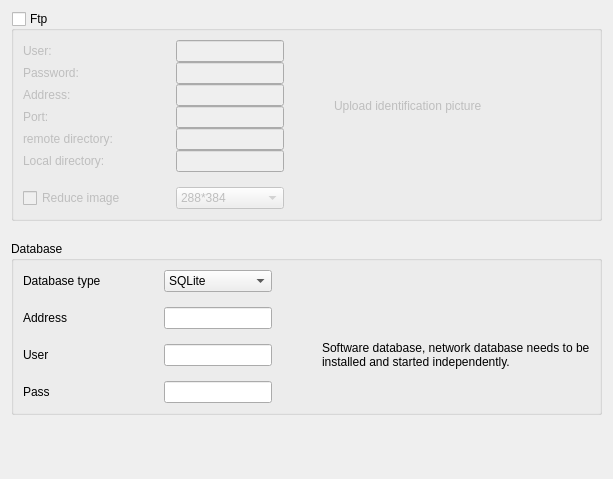
         <widget class="QWidget" name="Upload">
          <attribute name="title">
           <string>Upload</string>
          </attribute>
          <layout class="QGridLayout" name="gridLayout_9">
           <property name="horizontalSpacing">
            <number>50</number>
           </property>
           <property name="verticalSpacing">
            <number>20</number>
           </property>
           <item row="2" column="0">
            <spacer name="verticalSpacer_4">
             <property name="orientation">
              <enum>Qt::Vertical</enum>
             </property>
             <property name="sizeHint" stdset="0">
              <size>
               <width>15</width>
               <height>53</height>
              </size>
             </property>
            </spacer>
           </item>
           <item row="1" column="0">
            <widget class="QGroupBox" name="groupBox_15">
             <property name="title">
              <string>Database</string>
             </property>
             <layout class="QGridLayout" name="gridLayout_8" columnstretch="0,0,1">
              <property name="horizontalSpacing">
               <number>50</number>
              </property>
              <property name="verticalSpacing">
               <number>15</number>
              </property>
              <item row="0" column="0">
               <widget class="QLabel" name="label_20">
                <property name="text">
                 <string>Database type    </string>
                </property>
               </widget>
              </item>
              <item row="0" column="1">
               <widget class="QComboBox" name="database_Type_comboBox">
                <item>
                 <property name="text">
                  <string>SQLite</string>
                 </property>
                </item>
                <item>
                 <property name="text">
                  <string>MySQL</string>
                 </property>
                </item>
               </widget>
              </item>
              <item row="1" column="0">
               <widget class="QLabel" name="label_21">
                <property name="text">
                 <string>Address</string>
                </property>
               </widget>
              </item>
              <item row="1" column="1">
               <widget class="QLineEdit" name="database_Addr_lineEdit"/>
              </item>
              <item row="1" column="2" rowspan="3">
               <widget class="QLabel" name="label_10">
                <property name="text">
                 <string>Software database, network database needs to be installed and started independently.</string>
                </property>
                <property name="wordWrap">
                 <bool>true</bool>
                </property>
               </widget>
              </item>
              <item row="2" column="0">
               <widget class="QLabel" name="label_22">
                <property name="text">
                 <string>User</string>
                </property>
               </widget>
              </item>
              <item row="2" column="1">
               <widget class="QLineEdit" name="database_User_lineEdit"/>
              </item>
              <item row="3" column="0">
               <widget class="QLabel" name="label_23">
                <property name="text">
                 <string>Pass</string>
                </property>
               </widget>
              </item>
              <item row="3" column="1">
               <widget class="QLineEdit" name="database_Pass_lineEdit"/>
              </item>
             </layout>
            </widget>
           </item>
           <item row="0" column="0">
            <widget class="QGroupBox" name="Ftp">
             <property name="title">
              <string>Ftp</string>
             </property>
             <property name="flat">
              <bool>false</bool>
             </property>
             <property name="checkable">
              <bool>true</bool>
             </property>
             <property name="checked">
              <bool>false</bool>
             </property>
             <layout class="QGridLayout" name="gridLayout_5" columnstretch="0,0,1">
              <property name="horizontalSpacing">
               <number>50</number>
              </property>
              <property name="verticalSpacing">
               <number>15</number>
              </property>
              <item row="0" column="1">
               <layout class="QVBoxLayout" name="verticalLayout_2">
                <item>
                 <widget class="QLineEdit" name="FtpUser"/>
                </item>
                <item>
                 <widget class="QLineEdit" name="FtpPassword"/>
                </item>
                <item>
                 <widget class="QLineEdit" name="FtpAddress"/>
                </item>
                <item>
                 <widget class="QLineEdit" name="FtpPort"/>
                </item>
                <item>
                 <widget class="QLineEdit" name="FtpRemote"/>
                </item>
                <item>
                 <widget class="QLineEdit" name="FtpLocal"/>
                </item>
               </layout>
              </item>
              <item row="1" column="0">
               <widget class="QCheckBox" name="ReduceImage">
                <property name="text">
                 <string>Reduce image</string>
                </property>
               </widget>
              </item>
              <item row="0" column="0">
               <layout class="QVBoxLayout" name="verticalLayout">
                <item>
                 <widget class="QLabel" name="label">
                  <property name="text">
                   <string>User:</string>
                  </property>
                 </widget>
                </item>
                <item>
                 <widget class="QLabel" name="label_2">
                  <property name="text">
                   <string>Password:</string>
                  </property>
                 </widget>
                </item>
                <item>
                 <widget class="QLabel" name="label_3">
                  <property name="text">
                   <string>Address:</string>
                  </property>
                 </widget>
                </item>
                <item>
                 <widget class="QLabel" name="label_5">
                  <property name="text">
                   <string>Port:</string>
                  </property>
                 </widget>
                </item>
                <item>
                 <widget class="QLabel" name="label_6">
                  <property name="text">
                   <string>remote directory:</string>
                  </property>
                 </widget>
                </item>
                <item>
                 <widget class="QLabel" name="label_7">
                  <property name="text">
                   <string>Local directory:</string>
                  </property>
                 </widget>
                </item>
               </layout>
              </item>
              <item row="1" column="1">
               <widget class="QComboBox" name="comboBox">
                <property name="enabled">
                 <bool>false</bool>
                </property>
                <item>
                 <property name="text">
                  <string>288*384</string>
                 </property>
                </item>
                <item>
                 <property name="text">
                  <string>576*768</string>
                 </property>
                </item>
                <item>
                 <property name="text">
                  <string>1024*768</string>
                 </property>
                </item>
                <item>
                 <property name="text">
                  <string>1920*1080</string>
                 </property>
                </item>
               </widget>
              </item>
              <item row="0" column="2">
               <widget class="QLabel" name="label_18">
                <property name="text">
                 <string>Upload identification picture</string>
                </property>
                <property name="wordWrap">
                 <bool>true</bool>
                </property>
               </widget>
              </item>
             </layout>
            </widget>
           </item>
          </layout>
         </widget>
